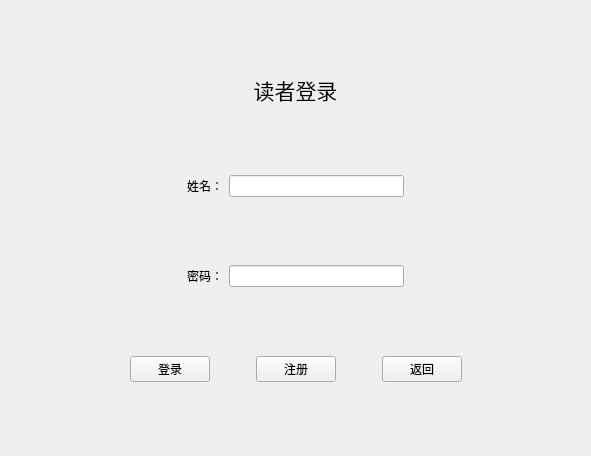
<?xml version="1.0" encoding="UTF-8"?>
<ui version="4.0">
 <class>ReaderLoginWidget</class>
 <widget class="QWidget" name="ReaderLoginWidget">
  <property name="geometry">
   <rect>
    <x>0</x>
    <y>0</y>
    <width>591</width>
    <height>456</height>
   </rect>
  </property>
  <property name="windowTitle">
   <string>Form</string>
  </property>
  <layout class="QVBoxLayout" name="verticalLayout">
   <item>
    <spacer name="verticalSpacer_5">
     <property name="orientation">
      <enum>Qt::Vertical</enum>
     </property>
     <property name="sizeHint" stdset="0">
      <size>
       <width>20</width>
       <height>40</height>
      </size>
     </property>
    </spacer>
   </item>
   <item>
    <widget class="QLabel" name="label_3">
     <property name="font">
      <font>
       <family>黑体</family>
       <pointsize>16</pointsize>
      </font>
     </property>
     <property name="text">
      <string>读者登录</string>
     </property>
     <property name="alignment">
      <set>Qt::AlignCenter</set>
     </property>
    </widget>
   </item>
   <item>
    <spacer name="verticalSpacer_2">
     <property name="orientation">
      <enum>Qt::Vertical</enum>
     </property>
     <property name="sizeHint" stdset="0">
      <size>
       <width>20</width>
       <height>40</height>
      </size>
     </property>
    </spacer>
   </item>
   <item>
    <layout class="QHBoxLayout" name="horizontalLayout">
     <item>
      <spacer name="horizontalSpacer_2">
       <property name="orientation">
        <enum>Qt::Horizontal</enum>
       </property>
       <property name="sizeHint" stdset="0">
        <size>
         <width>40</width>
         <height>20</height>
        </size>
       </property>
      </spacer>
     </item>
     <item>
      <widget class="QLabel" name="label">
       <property name="text">
        <string>姓名：</string>
       </property>
      </widget>
     </item>
     <item>
      <widget class="QLineEdit" name="m_accountLineEdit">
       <property name="text">
        <string/>
       </property>
      </widget>
     </item>
     <item>
      <spacer name="horizontalSpacer">
       <property name="orientation">
        <enum>Qt::Horizontal</enum>
       </property>
       <property name="sizeHint" stdset="0">
        <size>
         <width>40</width>
         <height>20</height>
        </size>
       </property>
      </spacer>
     </item>
    </layout>
   </item>
   <item>
    <spacer name="verticalSpacer_3">
     <property name="orientation">
      <enum>Qt::Vertical</enum>
     </property>
     <property name="sizeHint" stdset="0">
      <size>
       <width>20</width>
       <height>40</height>
      </size>
     </property>
    </spacer>
   </item>
   <item>
    <layout class="QHBoxLayout" name="horizontalLayout_2">
     <item>
      <spacer name="horizontalSpacer_4">
       <property name="orientation">
        <enum>Qt::Horizontal</enum>
       </property>
       <property name="sizeHint" stdset="0">
        <size>
         <width>40</width>
         <height>20</height>
        </size>
       </property>
      </spacer>
     </item>
     <item>
      <widget class="QLabel" name="label_2">
       <property name="text">
        <string>密码：</string>
       </property>
      </widget>
     </item>
     <item>
      <widget class="QLineEdit" name="m_passwordLineEdit">
       <property name="text">
        <string/>
       </property>
       <property name="echoMode">
        <enum>QLineEdit::Password</enum>
       </property>
      </widget>
     </item>
     <item>
      <spacer name="horizontalSpacer_3">
       <property name="orientation">
        <enum>Qt::Horizontal</enum>
       </property>
       <property name="sizeHint" stdset="0">
        <size>
         <width>40</width>
         <height>20</height>
        </size>
       </property>
      </spacer>
     </item>
    </layout>
   </item>
   <item>
    <spacer name="verticalSpacer_4">
     <property name="orientation">
      <enum>Qt::Vertical</enum>
     </property>
     <property name="sizeHint" stdset="0">
      <size>
       <width>20</width>
       <height>40</height>
      </size>
     </property>
    </spacer>
   </item>
   <item>
    <layout class="QHBoxLayout" name="horizontalLayout_3">
     <item>
      <spacer name="horizontalSpacer_6">
       <property name="orientation">
        <enum>Qt::Horizontal</enum>
       </property>
       <property name="sizeHint" stdset="0">
        <size>
         <width>40</width>
         <height>20</height>
        </size>
       </property>
      </spacer>
     </item>
     <item>
      <widget class="QPushButton" name="m_loginButton">
       <property name="text">
        <string>登录</string>
       </property>
      </widget>
     </item>
     <item>
      <spacer name="horizontalSpacer_7">
       <property name="orientation">
        <enum>Qt::Horizontal</enum>
       </property>
       <property name="sizeType">
        <enum>QSizePolicy::Fixed</enum>
       </property>
       <property name="sizeHint" stdset="0">
        <size>
         <width>40</width>
         <height>20</height>
        </size>
       </property>
      </spacer>
     </item>
     <item>
      <widget class="QPushButton" name="m_registerButton">
       <property name="text">
        <string>注册</string>
       </property>
      </widget>
     </item>
     <item>
      <spacer name="horizontalSpacer_8">
       <property name="orientation">
        <enum>Qt::Horizontal</enum>
       </property>
       <property name="sizeType">
        <enum>QSizePolicy::Fixed</enum>
       </property>
       <property name="sizeHint" stdset="0">
        <size>
         <width>40</width>
         <height>20</height>
        </size>
       </property>
      </spacer>
     </item>
     <item>
      <widget class="QPushButton" name="m_returnButton">
       <property name="text">
        <string>返回</string>
       </property>
      </widget>
     </item>
     <item>
      <spacer name="horizontalSpacer_5">
       <property name="orientation">
        <enum>Qt::Horizontal</enum>
       </property>
       <property name="sizeHint" stdset="0">
        <size>
         <width>40</width>
         <height>20</height>
        </size>
       </property>
      </spacer>
     </item>
    </layout>
   </item>
   <item>
    <spacer name="verticalSpacer">
     <property name="orientation">
      <enum>Qt::Vertical</enum>
     </property>
     <property name="sizeHint" stdset="0">
      <size>
       <width>20</width>
       <height>40</height>
      </size>
     </property>
    </spacer>
   </item>
  </layout>
 </widget>
 <resources/>
 <connections/>
</ui>
